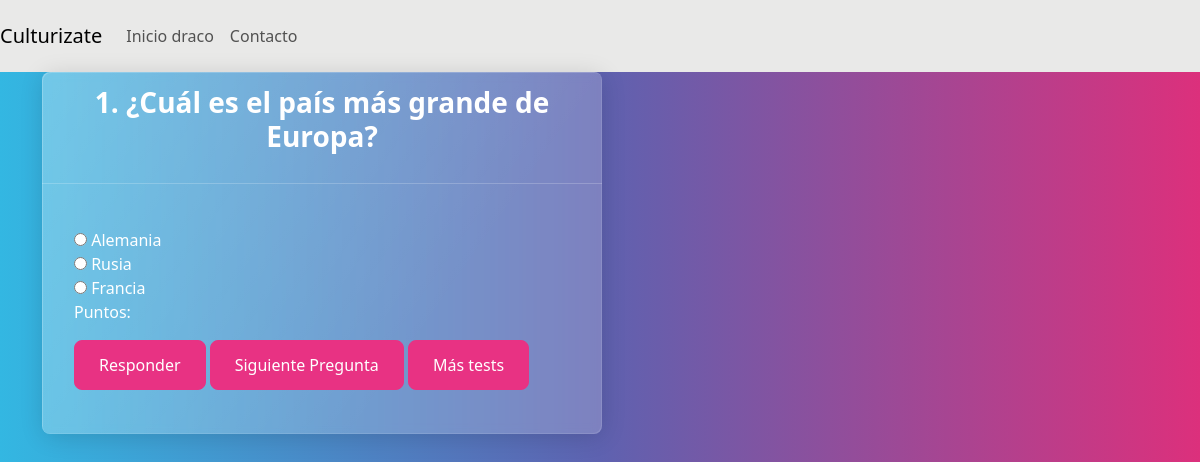
Screenshot of /society_question_test/ (signed in) with the database file from the repository.
### culturizateApp/models.py (models this page shows)
class UserProfile(AbstractUser):
    name = models.CharField(max_length=255)
    surname=models.CharField(max_length=200)
    email = models.EmailField()
    done=models.IntegerField(default=0)
    correct_answers=models.IntegerField(default=0)
    fails=models.IntegerField(default=0)
    fails_avg=models.IntegerField(default=0)
    score = models.IntegerField(default=0)
    art_score=models.IntegerField(default=0)
    iq_score=models.IntegerField(default=0)
    culture_score=models.IntegerField(default=0)
    attempts = models.IntegerField(default=0)
    informatica_score=models.IntegerField(default=0)
    ciencia_score=models.IntegerField(default=0)
    historia_score=models.IntegerField(default=0)
    geopolitica_score=models.IntegerField(default=0)
    curiosidades_score=models.IntegerField(default=0)
    espiritualidad_score=models.IntegerField(default=0)
    historia_score=models.IntegerField(default=0)
    sociedad_points=models.IntegerField(default=0)
    sociedad_actual_score=models.IntegerField(default=0)
    sociedad_last_score=models.IntegerField(default=0)
    sociedad_test_score=models.IntegerField(default=0)
    sociedad_test_message=models.CharField(max_length=100)
    art_actual_score=models.IntegerField(default=0)
    art_last_score=models.IntegerField(default=0)
    art_test_score=models.IntegerField(default=0)
    art_test_message=models.CharField(max_length=100)
    art_attempts=models.IntegerField(default=2)
    iq_attempts=models.IntegerField(default=2)
    culture_attempts=models.IntegerField(default=2)
    art_success=models.IntegerField(default=0)
    art_errors=models.IntegerField(default=0)
    round=models.IntegerField(default=0)
    art_test_score=models.IntegerField(default=0)
    initial_score=models.IntegerField(default=0)

class BaseQuestion(models.Model):
    question_text = models.TextField()
    correct_option = models.CharField(max_length=1, choices=[('A', 'Option A'), ('B', 'Option B'), ('C', 'Option C')])
    nivel_dificultad = models.IntegerField()
    category = models.CharField(max_length=200)
    points=models.IntegerField()
    option_a = models.CharField(max_length=255,null=True)
    option_b = models.CharField(max_length=255,null=True)
    option_c = models.CharField(max_length=255,null=True)

### culturizateApp/views.py (the view)
# urls.py: path('society_question_test/',views.society_question_test,name='society_question_test'),
@login_required
def society_question_test(request):
    cultural_test_view=CulturalTest(request)
    context=cultural_test_view.start_cultural_test(request)
    return render(request,'society_test.html',context)

### culturizateApp/utils.py (called while the page is built)
    def get_random_question(self):
        society_questions=BaseQuestion.objects.filter(category='sociedad')
        questions_set=random.sample(list(society_questions),11)
        questions_set_dicts = [
            {
                'question_text': question.question_text,
                'option_a': question.option_a,
                'option_b': question.option_b,
                'option_c': question.option_c,
                'correct_option': question.correct_option,
                'nivel_dificultad': question.nivel_dificultad,
                'category': question.category,
                'points': question.points,
            }
            for question in questions_set
        ]
        return questions_set_dicts

### culturizateApp/templates/society_test.html (shortened to what this page needs)
{% extends 'base.html' %}
{%load static %}
{% block content %}
<div class="card" class="card mx-auto" style="width:35rem;">
  <div id="game-container">
   {% if remaining_questions %}
   <div class="card-header text-center">
    <h3>{{i}}. {{question_text}}</h3>
   </div>
   <div class="card-body">
    <form id="cultural-test-form" method="POST">
      {% for option in options %}
        <input type="radio" name="user_answer" value="{{ option.0 }}" id="{{ option.0 }}" class="answer-option">
        <label for="{{ option.0 }}">{{ option.1 }}</label><br>
      {% endfor %}
      <p>Puntos: </p>
        <button id="response-button" type="submit"class="btn btn-primary" data-toggle="modal" data-target="#liveAlert" >Responder</button>
      <a href="{% url 'next_question_view' %}" class="btn btn-primary">Siguiente Pregunta</a>
      <a href="{% url 'get_tested' %}" class="btn btn-primary"> Más tests</a>
    </form>
</div>
    {% endif %}
  </div>
</div>
{% endblock %}

### culturizateApp/templates/base.html (shortened to what this page needs)
{% load static %}
{% load crispy_forms_tags %}
<!DOCTYPE html>
<html lang="en">
  <head>
    <link rel="stylesheet" href="https://bootswatch.com/5/quartz/bootstrap.min.css">
  </head>
  <body>
    <nav class="navbar navbar-expand-lg navbar-light bg-light">
      <a class="navbar-brand" href="{% url 'profile' %}">Culturizate</a>
      <div class="collapse navbar-collapse" id="navbarNav">
        <ul class="navbar-nav">
          <li class="nav-item active">
            <a class="nav-link" href="{% url 'profile' %}">Inicio <span class="sr-only">{{ user }}</span></a>
          </li>
          <li class="nav-item">
            <a class="nav-link" href="#">Contacto</a>
          </li>
        </ul>
      </div>
    </nav>
    <div class="container">
      {% block content %}{% endblock %}
    </div>
  </body>
</html>

### rows the page displays
UserProfile: username "draco"
BaseQuestion: question_text "¿Cuál es el país más grande de Europa?", option_b "Alemania" "Rusia" "Francia"

### other values shown
{{ i }} "1"
